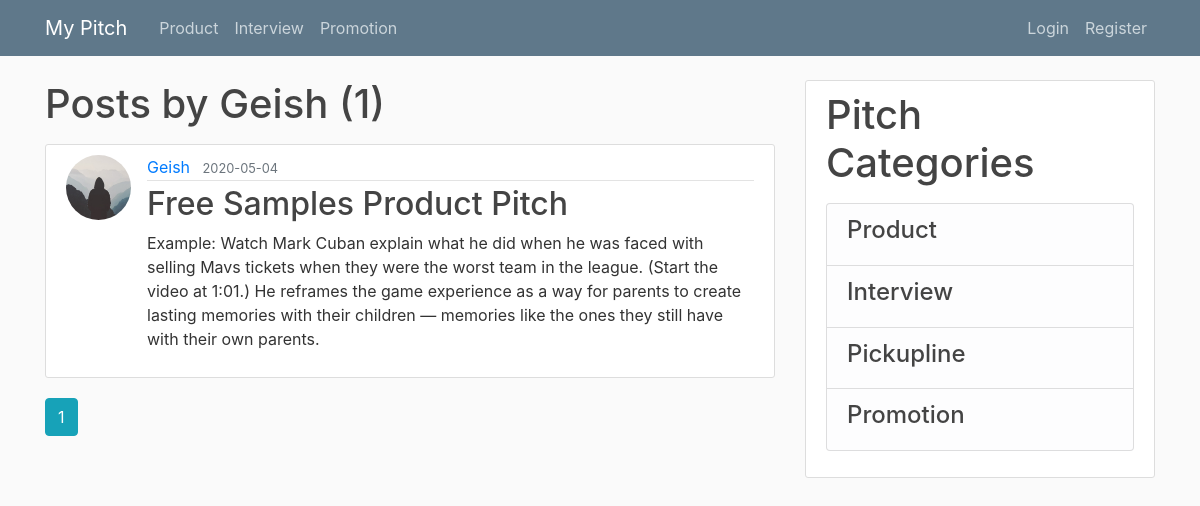
Before: /user/Geish with the older database file.
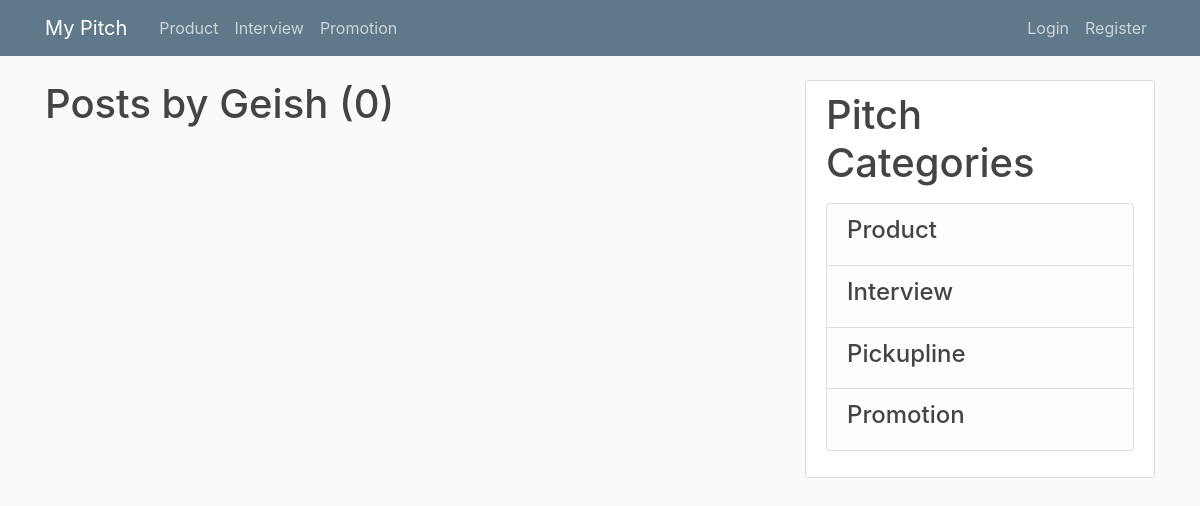
After: the same page with the newer database file.
### app/models.py (models this page shows, shortened)
class Post(db.Model):
    id = db.Column(db.Integer, primary_key=True)
    title = db.Column(db.String(100), nullable=False)
    date = db.Column(db.DateTime, nullable=False, default=datetime.utcnow)
    content = db.Column(db.Text, nullable=False)
    user_id = db.Column(db.Integer, db.ForeignKey('user.id'), nullable=False)

class User(db.Model, UserMixin):
    id = db.Column(db.Integer, primary_key=True)
    username = db.Column(db.String(20), unique=True, nullable=False)
    email = db.Column(db.String(120), unique=True, nullable=False)
    image_file = db.Column(db.String(20), nullable=False, default='default.jpg')
    password = db.Column(db.String(60), nullable=False)
    posts = db.relationship('Post', backref='author', lazy=True)

### app/routes.py (the view)
@app.route("/user/<string:username>")
def user_posts(username):
    page = request.args.get('page', 1, type=int)
    user = User.query.filter_by(username=username).first_or_404()
    posts = Post.query.filter_by(author=user)\
        .order_by(Post.date.desc())\
        .paginate(page=page, per_page=5)
    return render_template('user_pitch.html', posts=posts, user=user)

### app/templates/user_pitch.html
{% extends "base.html" %}
{% block content %}
<h1 class="mb-3">Posts by {{ user.username }} ({{ posts.total }})</h1>
{% for post in posts.items %}
<article class="media content-section">
  <img class="rounded-circle article-img"
    src="{{ url_for('static', filename='profile_pics/' + post.author.image_file) }}">
  <div class="media-body">
    <div class="article-metadata">
      <a class="mr-2" href="{{ url_for('user_posts', username=post.author.username) }}">{{ post.author.username }}</a>
      <small class="text-muted">{{ post.date.strftime('%Y-%m-%d') }}</small>
    </div>
    <h2><a class="article-title" href="{{ url_for('post', post_id=post.id) }}">{{ post.title }}</a></h2>
    <p class="article-content">{{ post.content }}</p>
  </div>
</article>
{% endfor %}
{% for page_num in posts.iter_pages(left_edge=1, right_edge=1, left_current=1, right_current=2) %}
{% if page_num %}
{% if posts.page == page_num %}
<a class="btn btn-info mb-4"href="{{ url_for('user_posts', username=user.username, page=page_num) }}">{{ page_num }}</a>
{% else %}
<a class="btn btn-outline-info mb-4"href="{{ url_for('user_posts', username=user.username, page=page_num) }}">{{ page_num }}</a>
{% endif %}
{% else %}
...
{% endif %}
{% endfor %}
{% endblock content %}

Changed rows visible on the page:
removed Post: image_file (placeholder picture), author.username "Geish", date "2020-05-04", title "Free Samples Product Pitch", content "Example: Watch Mark Cuban explain what he did when he was faced with selling Mavs tickets when they were the worst team in the league. (Start the video at 1:01.) He reframes the game experience as a way for parents to create lasting memories with their children — memories like the ones they still have with their own parents."
Other visible differences:
{{ posts.total }}: "1" → "0"
list line gone: "1"
